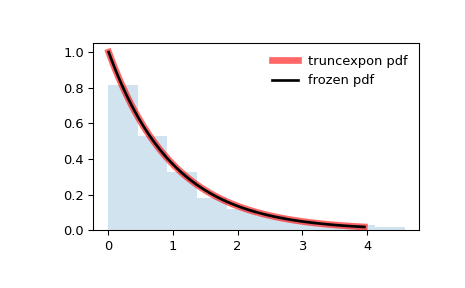

Reproduce this figure in Python.
from scipy.stats import truncexpon
import matplotlib.pyplot as plt
fig, ax = plt.subplots(1, 1)

# Calculate the first four moments:

b = 4.69
mean, var, skew, kurt = truncexpon.stats(b, moments='mvsk')

# Display the probability density function (``pdf``):

x = np.linspace(truncexpon.ppf(0.01, b),
                truncexpon.ppf(0.99, b), 100)
ax.plot(x, truncexpon.pdf(x, b),
       'r-', lw=5, alpha=0.6, label='truncexpon pdf')

# Alternatively, the distribution object can be called (as a function)
# to fix the shape, location and scale parameters. This returns a "frozen"
# RV object holding the given parameters fixed.

# Freeze the distribution and display the frozen ``pdf``:

rv = truncexpon(b)
ax.plot(x, rv.pdf(x), 'k-', lw=2, label='frozen pdf')

# Check accuracy of ``cdf`` and ``ppf``:

vals = truncexpon.ppf([0.001, 0.5, 0.999], b)
np.allclose([0.001, 0.5, 0.999], truncexpon.cdf(vals, b))
# True

# Generate random numbers:

r = truncexpon.rvs(b, size=1000)

# And compare the histogram:

ax.hist(r, density=True, histtype='stepfilled', alpha=0.2)
ax.legend(loc='best', frameon=False)
plt.show()
